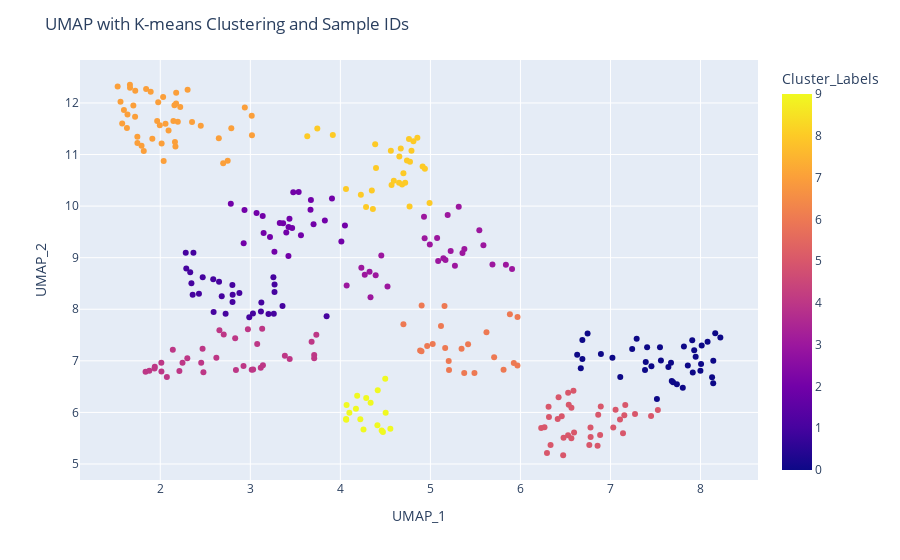

This figure's notebook cell:
### Markdown cell above
dynamic UMAP with embryo ID

### Code cell
import plotly.express as px
from sklearn.cluster import KMeans

# Assuming combined_df is your DataFrame with PCs and Sample_ID column
umap_df = combined_df[['UMAP_1', 'UMAP_2']]

# Perform K-means clustering
kmeans = KMeans(n_clusters=10)  # Adjust the number of clusters as needed
combined_df['Cluster_Labels'] = kmeans.fit_predict(umap_df)

# Create an interactive scatter plot with color-coded clusters and sample IDs
fig = px.scatter(combined_df, x='UMAP_1', y='UMAP_2', color='Cluster_Labels', hover_data=['embryo ID'])
fig.update_layout(title='UMAP with K-means Clustering and Sample IDs')
fig.show()

### Figure 1 — Plotly figure (JSON) as saved in the notebook; plotly's stock layout.template omitted (floating-point values rounded to 4 significant figures; data arrays with more than 128 entries replaced by an {"elided": "..."} marker saying what was removed)
{"data": [{"customdata": {"elided": "296x1 int values"}, "hovertemplate": "UMAP_1=%{x}<br>UMAP_2=%{y}<br>embryo ID=%{customdata[0]}<br>Cluster_Labels=%{marker.color}<extra></extra>", "legendgroup": "", "marker": {"color": {"elided": "296 int values"}, "coloraxis": "coloraxis", "symbol": "circle"}, "mode": "markers", "name": "", "orientation": "v", "showlegend": false, "type": "scatter", "x": {"elided": "296 float values"}, "xaxis": "x", "y": {"elided": "296 float values"}, "yaxis": "y"}], "layout": {"coloraxis": {"colorbar": {"title": {"text": "Cluster_Labels"}}, "colorscale": [[0, "#0d0887"], [0.1111, "#46039f"], [0.2222, "#7201a8"], [0.3333, "#9c179e"], [0.4444, "#bd3786"], [0.5556, "#d8576b"], [0.6667, "#ed7953"], [0.7778, "#fb9f3a"], [0.8889, "#fdca26"], [1, "#f0f921"]]}, "legend": {"tracegroupgap": 0}, "margin": {"t": 60}, "title": {"text": "UMAP with K-means Clustering and Sample IDs"}, "xaxis": {"anchor": "y", "domain": [0, 1], "title": {"text": "UMAP_1"}}, "yaxis": {"anchor": "x", "domain": [0, 1], "title": {"text": "UMAP_2"}}}}
